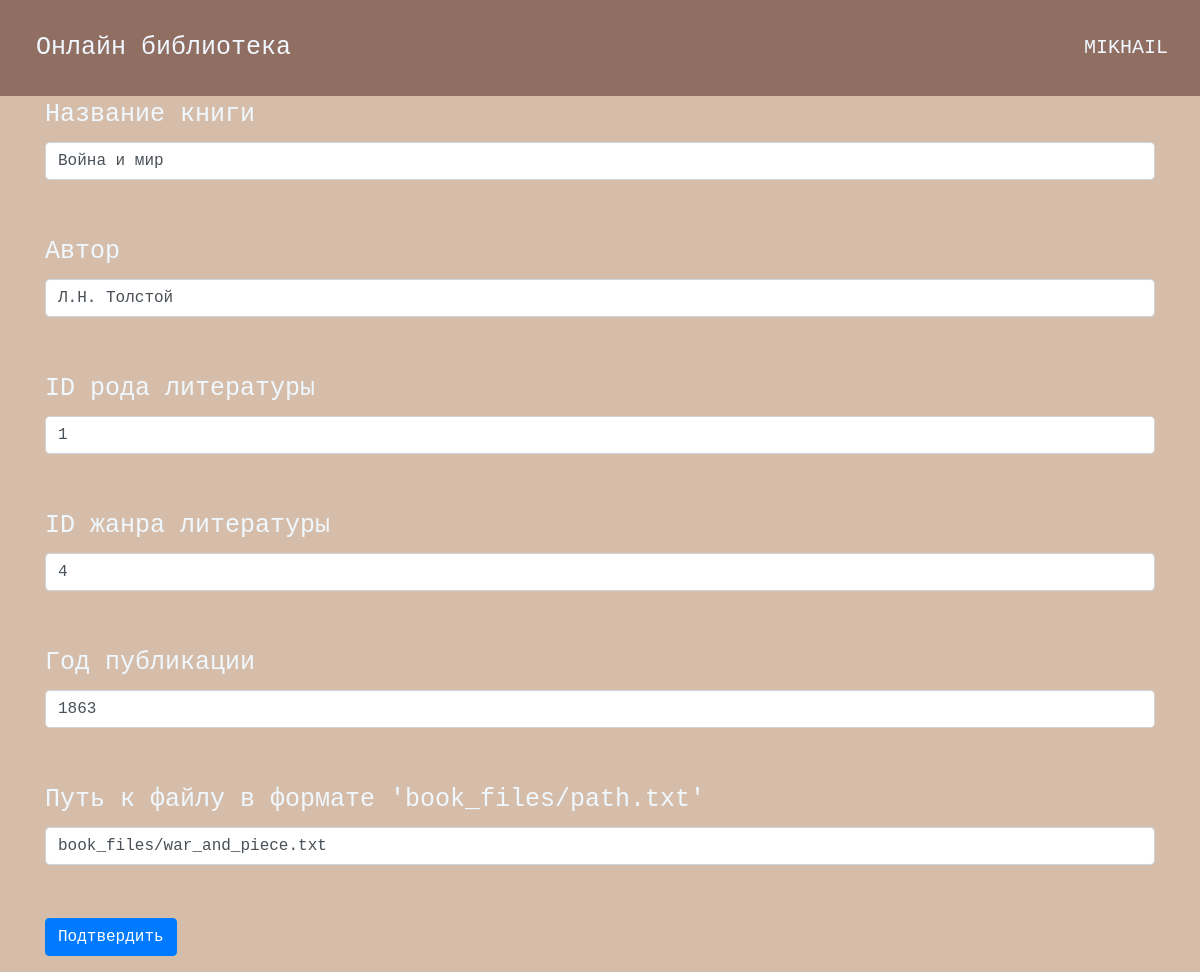
/edit_book/1 (signed in), run on the app's committed database.
### data/users.py (models this page shows, shortened)
class User(SqlAlchemyBase, UserMixin):
    __tablename__ = 'users'
    id = sqlalchemy.Column(sqlalchemy.Integer, primary_key=True, autoincrement=True)
    name = sqlalchemy.Column(sqlalchemy.String)
    surname = sqlalchemy.Column(sqlalchemy.String)
    email = sqlalchemy.Column(sqlalchemy.String, index=True, unique=True)
    hashed_password = sqlalchemy.Column(sqlalchemy.String)
    rights = sqlalchemy.Column(sqlalchemy.String)

### data/books.py (models this page shows, shortened)
class Book(SqlAlchemyBase, SerializerMixin):
    __tablename__ = 'books'
    id = sqlalchemy.Column(sqlalchemy.Integer, primary_key=True, autoincrement=True)
    title = sqlalchemy.Column(sqlalchemy.String)
    author = sqlalchemy.Column(sqlalchemy.String)
    type_of_fiction_id = sqlalchemy.Column(sqlalchemy.Integer, sqlalchemy.ForeignKey("literature_types.id"))
    genre_id = sqlalchemy.Column(sqlalchemy.Integer, sqlalchemy.ForeignKey("genres.id"))
    publish_year = sqlalchemy.Column(sqlalchemy.Integer, nullable=True)
    path_to_file = sqlalchemy.Column(sqlalchemy.String, nullable=True)
    genre = orm.relationship("Genres")
    type_of_fiction = orm.relationship("LiteratureTypes")

### main.py (the view, shortened to what this page needs)
@app.route("/edit_book/<int:book_id>", methods=["GET", "POST"])
@flask_login.login_required
def edit_book(book_id):
    form = AddBook()
    if flask.request.method == "GET":
        db_sess = db_session.create_session()
        book = db_sess.query(Book).filter(Book.id == book_id).first()
        if book:
            form.title.data = book.title
            form.author.data = book.author
            form.type_of_fiction_id.data = book.type_of_fiction_id
            form.genre_id.data = book.genre_id
            form.publish_year.data = book.publish_year
            form.path_to_file.data = book.path_to_file
        else:
            flask.abort(404)
    return flask.render_template("add_book.html", title="Редактирование книги", form=form)

### forms/add_book_form.py
class AddBook(FlaskForm):
    title = StringField('Название книги', validators=[DataRequired()])
    author = StringField('Автор', validators=[DataRequired()])
    type_of_fiction_id = IntegerField("ID рода литературы", validators=[DataRequired()])
    genre_id = IntegerField("ID жанра литературы", validators=[DataRequired()])
    publish_year = IntegerField("Год публикации")
    path_to_file = StringField("Путь к файлу в формате 'book_files/path.txt'")
    submit = SubmitField('Подтвердить')

### data/db_session.py (called while the page is built)
def create_session() -> Session:
    global __factory
    return __factory()

### main.py (called while the page is built)
@login_manager.user_loader
def load_user(user_id):
    db_sess = db_session.create_session()
    return db_sess.query(User).get(user_id)

### templates/add_book.html (shortened to what this page needs)
{% extends "base.html" %}
{% block content %}
    <form action="" method="post">
        <p>
            {{ form.title.label }}<br>
            {{ form.title(class="form-control") }}<br>
        </p>
         <p>
            {{ form.author.label }}<br>
            {{ form.author(class="form-control") }}<br>
        </p>
        <p>
            {{ form.type_of_fiction_id.label }}<br>
            {{ form.type_of_fiction_id(class="form-control") }}<br>
        </p>
        <p>
            {{ form.genre_id.label }}<br>
            {{ form.genre_id(class="form-control") }}<br>
        </p>
        <p>
            {{ form.publish_year.label }}<br>
            {{ form.publish_year(class="form-control") }}<br>
        </p>
        <p>
            {{ form.path_to_file.label }}<br>
            {{ form.path_to_file(class="form-control") }}<br>
        </p>
        <p>
            {{ form.submit(type="submit", class="btn btn-primary") }}
        </p>
    </form>
{% endblock %}

### templates/base.html (shortened to what this page needs)
<!DOCTYPE html>
<html lang="en">
<head>
    <link rel="stylesheet" href="https://stackpath.bootstrapcdn.com/bootstrap/4.4.1/css/bootstrap.min.css"
>
    <link rel="stylesheet" type="text/css" href="/static/css/style.css"/>
</head>
<body>
    <header class="navbar">
        <a style="text-decoration: none; color:aliceblue;" href="/">Онлайн библиотека</a>
        {% if current_user.is_authenticated %}
            <a class="navbar-brand" style="color: aliceblue;" href="/logout">{{ current_user.name }}</a>
        {% else %}
            <p>
                <a class="btn btn-secondary" href="/register">Регистрация</a>
                <a class="btn btn-secondary" href="/login">Вход</a>
            </p>
        {% endif %}
    </header>
<main role="main" class="container">
    {% block content %}{% endblock %}
</main>
</body>
</html>

### static/css/style.css (style rules this page uses)
header { background-color:#916e62; padding: 10px; color: aliceblue; }
body { background-color: #d5bda9; color: aliceblue; font-family:'Courier New', Courier, monospace; font-size: 25px; }
a { margin: 20px; font-family:'Courier New', Courier, monospace; font-size: 25px; }

### data on the page
User: name "MIKHAIL"
Book: title "Война и мир", author "Л.Н. Толстой", type_of_fiction_id "1", genre_id "4", publish_year "1863", path_to_file "book_files/war_and_piece.txt"
